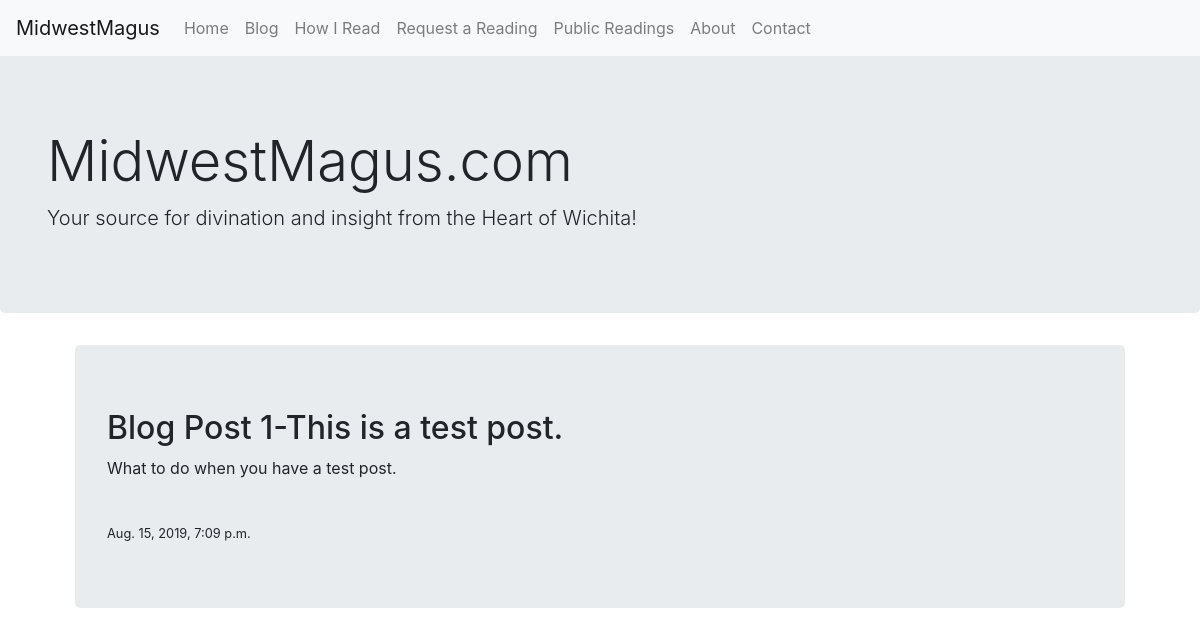
The page / on the database its author committed.
### blog/models.py (models this page shows)
class Post(models.Model):
    title = models.CharField(max_length=200, null=False, unique=True)
    blurb = models.CharField(max_length=200, null=False)
    body = RichTextField()
    publish_date = models.DateTimeField(null=False, auto_now_add=True)
    tags = models.ManyToManyField(Tag)
    class Meta:
        ordering = ('-publish_date',)
    def __str__(self):
        return f"{self.pk}-{self.title}"

### blog/views.py (the view)
# urls.py: path('', views.index, name='index'),
def index(request):
    posts = Post.objects.order_by('-publish_date')[:5]
    return render(request, 'blog/index.html', {'posts': posts})

### blog/templates/blog/index.html
{% extends "base.html" %}
{% block content %}
    <div class="container">
        {% for post in posts %}
        <div class="container">
            <div class="jumbotron">
                <h2>Blog Post {{ post }}</h2>
                <p>{{ post.blurb }}</p>
                <br>
                <small>{{ post.publish_date }}</small>
            </div>
        </div>
        {% endfor %}
    </div>
{% endblock content %}

### templates/base.html (shortened to what this page needs)
{% load static %}
<!DOCTYPE html>
 <html class="no-js">
    <head>
        <link rel="stylesheet" href="https://maxcdn.bootstrapcdn.com/bootstrap/4.0.0/css/bootstrap.min.css">
        <link rel="stylesheet" href="{% static 'styles.css' %}">
        <link rel="stylesheet" href="">
    </head>
    <body>
        {% block nav %}
        <nav class="navbar navbar-expand-lg navbar-light fixed-top bg-light" style="margin:auto">
            <a class="navbar-brand" href="{% url 'index' %}">MidwestMagus</a>
            <div class="collapse navbar-collapse" id="navbarNavAltMarkup">
                <div class="navbar-nav">
                    <a class="nav-item nav-link nav-link-spacing" href="{% url 'index' %}">Home</a>
                    <a class="nav-item nav-link nav-link-spacing" href="#">Blog</a>
                    <a class="nav-item nav-link nav-link-spacing" href="#">How I Read</a>
                    <a class="nav-item nav-link nav-link-spacing" href="#">Request a Reading</a>
                    <a class="nav-item nav-link nav-link-spacing" href="#">Public Readings</a>
                    <a class="nav-item nav-link nav-link-spacing" href="#">About</a>
                    <a class="nav-item nav-link nav-link-spacing" href="#">Contact</a>
                </div>
            </div>
        </nav>
        {% endblock %}
        <div class="jumbotron jumbotron-top">
            <div class="container">
                <h1 class="display-4">{% block heading %}MidwestMagus.com{% endblock %}</h1>
                <p class="lead">{% block blurb %}Your source for divination and insight from the Heart of Wichita!{% endblock %}</p>
            </div>
        </div>
        <div class="container">
                {% block content %}
                {% endblock content %}
        </div>
    </body>
</html>

### static/css/styles.css (style rules this page uses)
.jumbotron-top { padding-top: 8em; }

### rows shown on the page
Post: id+title "1-This is a test post.", blurb "What to do when you have a test post.", publish_date "Aug. 15, 2019, 7:09 p.m."
